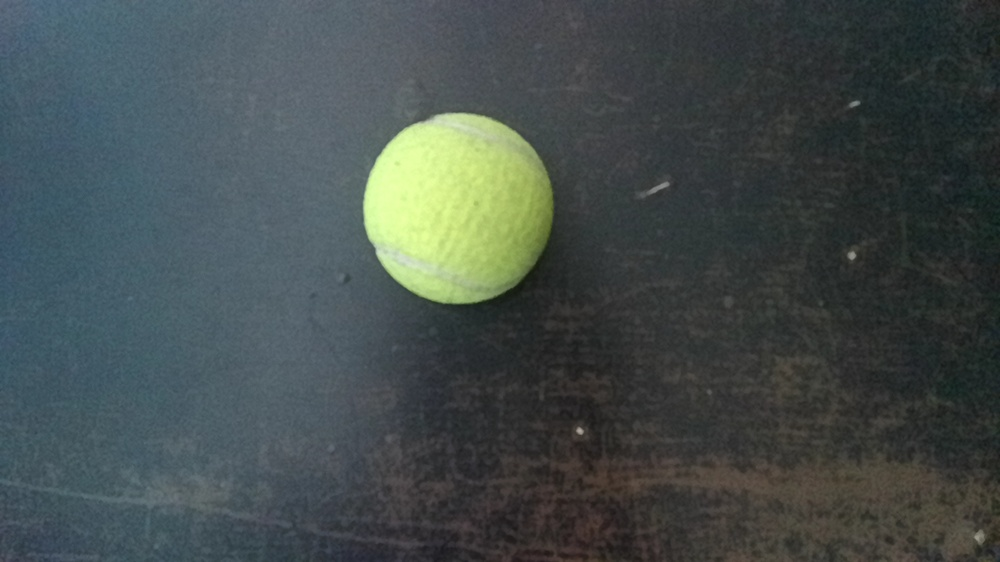
#> input picture chess/Ball1.jpg, 1000 x 562 px, shrunk from 1920 x 1080 before the run, found by its file name
$ python integralimagefeed.py
#> lines starting #> are read from the running program, lines starting #| are printed output that depends on the picture; after the words box and inside, x2 and y2 are one past the last pixel; in counts of white or black regions, pixels touching at a corner belong together
import cv2
import numpy as np
import matplotlib.pyplot as plt

def compute_integral_image(img_bw):
    # Initialize integral image
    integral_img = np.zeros_like(img_bw, dtype=np.int32)

    # Compute integral image
    integral_img[0, 0] = img_bw[0, 0]
    for i in range(1, img_bw.shape[0]):
        integral_img[i, 0] = integral_img[i - 1, 0] + img_bw[i, 0]
    for j in range(1, img_bw.shape[1]):
        integral_img[0, j] = integral_img[0, j - 1] + img_bw[0, j]
    for i in range(1, img_bw.shape[0]):
        for j in range(1, img_bw.shape[1]):
            integral_img[i, j] = (integral_img[i - 1, j] + integral_img[i, j - 1] -
                                  integral_img[i - 1, j - 1] + img_bw[i, j])
    return integral_img

def normalize(image):
    # Normalize the image
    image_normalized = (image - np.min(image)) / (np.max(image) - np.min(image)) * 255
    return image_normalized.astype(np.uint8)

def main():
    # Read the image
    img = cv2.imread('Ball1.jpg')
#> img is the input picture: shape (562, 1000, 3); mean B, G, R 76.1, 77.2, 68.1
    if img is None:
        print("Error: Could not read the image.")
        return

    # Compute integral image
    img_bw = cv2.cvtColor(img, cv2.COLOR_BGR2GRAY)
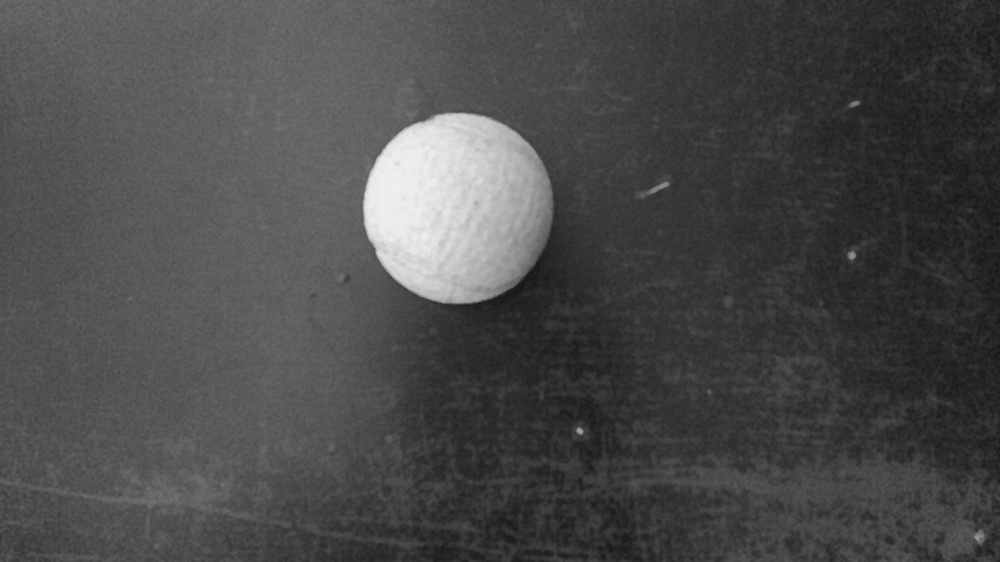
#> img_bw: shape (562, 1000); min 19, max 240, mean 74.4
    integral_img = compute_integral_image(img_bw)
#> in compute_integral_image, `integral_img[0, 0] = img_bw[0, 0]`:
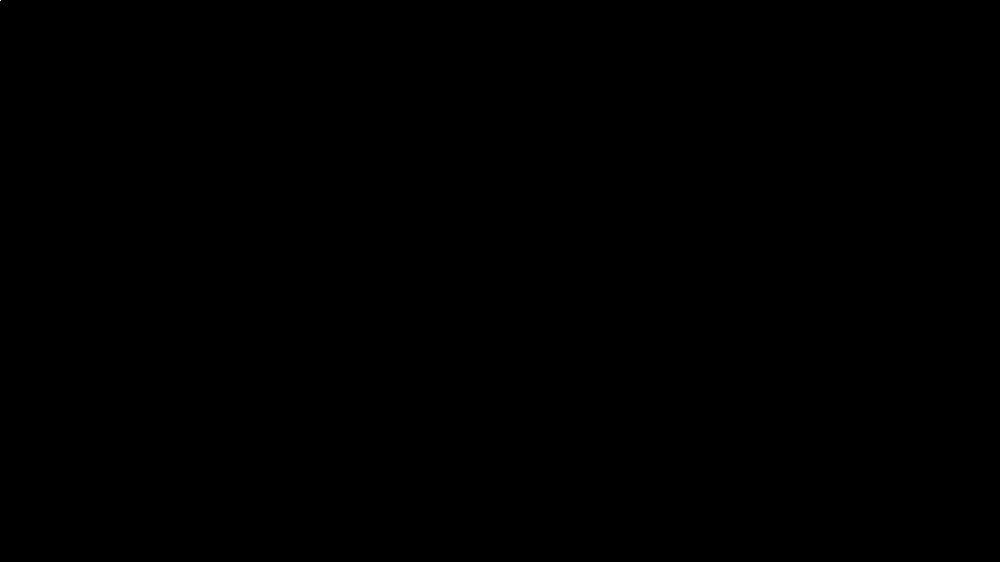
#> integral_img: shape (562, 1000) int32; values 0 (black) and 99 (white), 0% white in thin lines or dots, all inside (x1, y1, x2, y2) = (0, 0, 1, 1)
#> after the loop in compute_integral_image, `for i in range(1, img_bw.shape[0]):`:
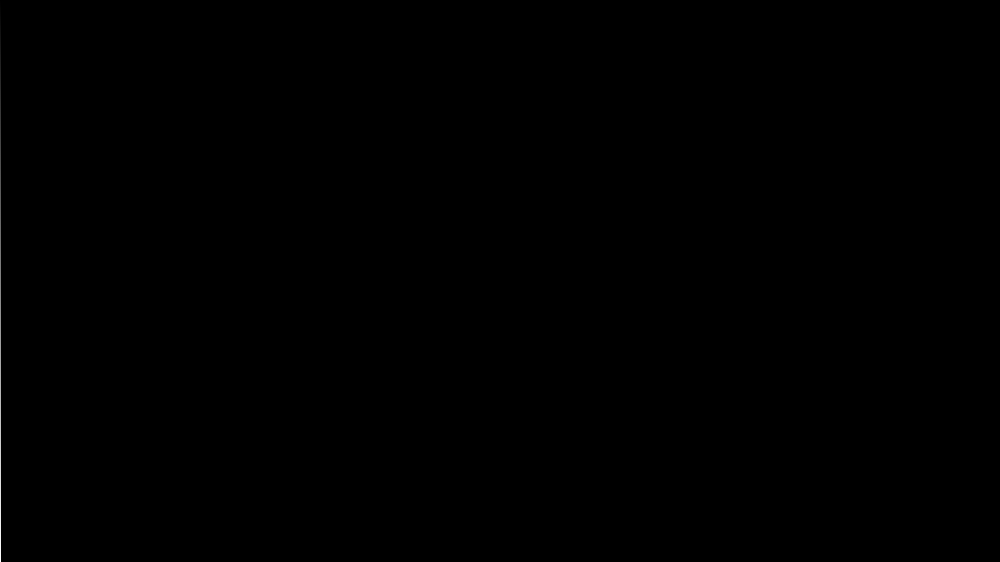
#> integral_img: shape (562, 1000) int32; 0.1% of pixels changed, all inside (x1, y1, x2, y2) = (0, 1, 1, 562); drawn with min black and max white
#> after the loop in compute_integral_image, `for j in range(1, img_bw.shape[1]):`:
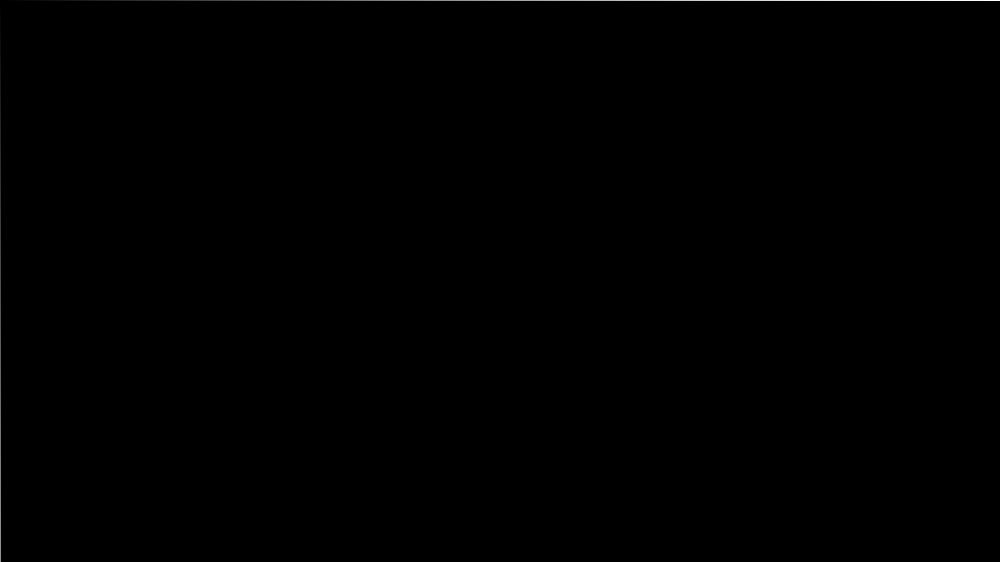
#> integral_img: shape (562, 1000) int32; 0.18% of pixels changed, all inside (x1, y1, x2, y2) = (1, 0, 1000, 1); drawn with min black and max white
#> after the loop in compute_integral_image, `for i in range(1, img_bw.shape[0]):`:
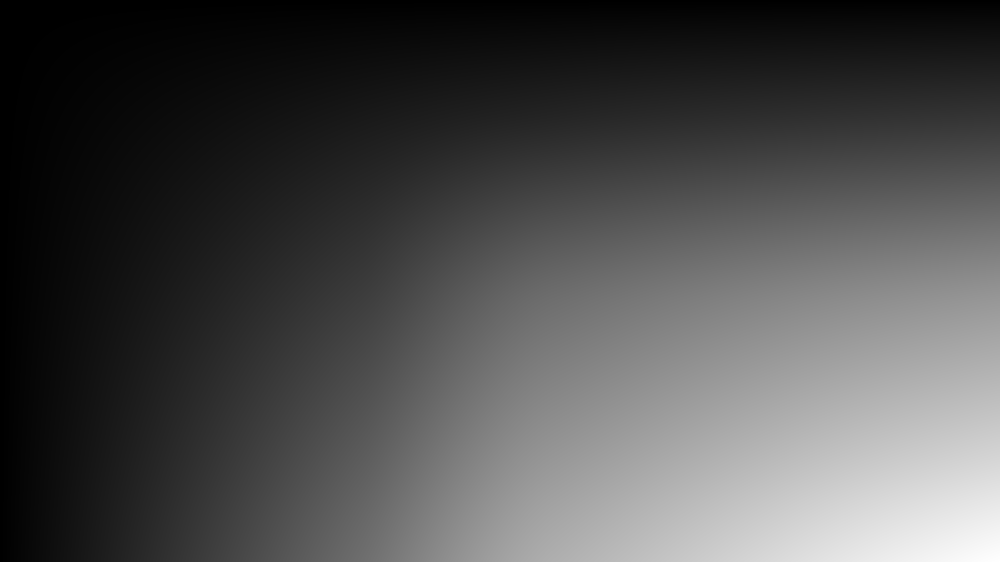
#> integral_img: shape (562, 1000) int32; min 99, max 41789781, mean 12627972.6; drawn with min black and max white

    # Print bottom-right 5x5 patch of the integral image
    print('Integral bottom right 5x5 patch:\n', integral_img[-5:, -5:])
#| Integral bottom right 5x5 patch:
#|  [[41460468 41482321 41503934 41525580 41547281]
#|  [41520093 41542005 41563676 41585376 41607126]
#|  [41580322 41602288 41624014 41645765 41667560]
#|  [41641247 41663263 41685037 41706832 41728668]
#|  [41702187 41724253 41746071 41767906 41789781]]

    # Normalize the integral image
    integral_normalized = normalize(integral_img)

    # Print bottom-right 5x5 patch of the normalized integral image
    print('Normalized bottom right 5x5 patch:\n', integral_normalized[-5:, -5:])
#| Normalized bottom right 5x5 patch:
#|  [[252 253 253 253 253]
#|  [253 253 253 253 253]
#|  [253 253 253 254 254]
#|  [254 254 254 254 254]
#|  [254 254 254 254 255]]

    # Display both original RGB image and integral image side by side
    fig, axes = plt.subplots(1, 2, figsize=(20, 10))

    # Display RGB image
    axes[0].imshow(cv2.cvtColor(img, cv2.COLOR_BGR2RGB))
    axes[0].set_title('RGB Image')
    axes[0].axis('off')

    # Display normalized integral image
    axes[1].imshow(integral_normalized, cmap='gray')
    axes[1].set_title('Normalized Integral Image')
    axes[1].axis('off')

    plt.show()
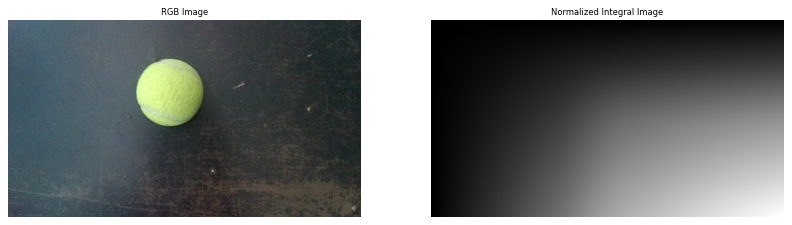
#> figure drawn by matplotlib, 2 panels

    # Save normalized integral image to a text file
    np.savetxt('normalized_integral_matrix.txt', integral_normalized, fmt='%d')

if __name__ == "__main__":
    main()

$ run again, with chess/Image_1.jpg copied over chess/Ball1.jpg
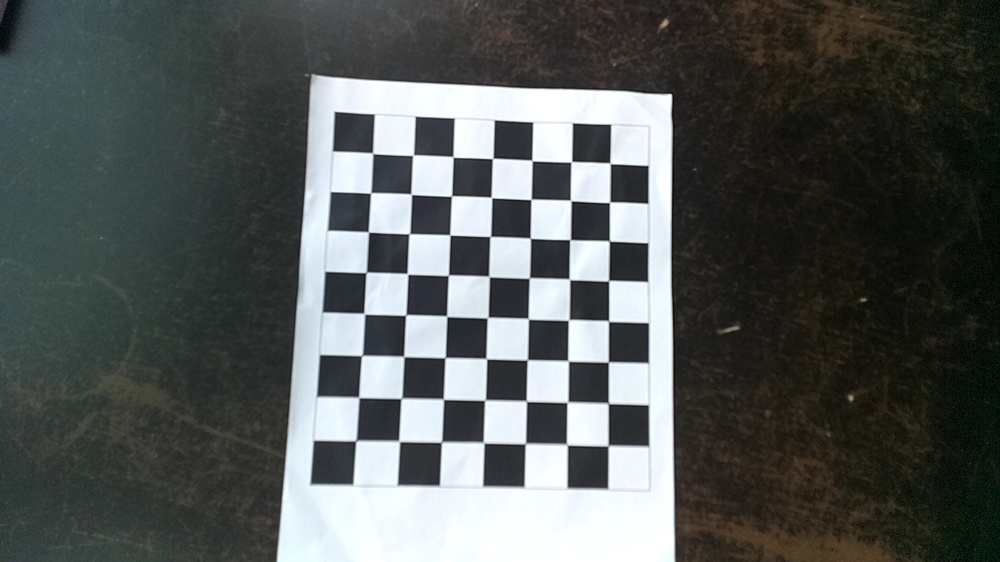
#> input picture chess/Image_1.jpg, 1000 x 562 px, shrunk from 1920 x 1080 before the run, found by its file name
#> in main, img is the input picture: shape (562, 1000, 3); mean B, G, R 87.9, 89.4, 84.9
#> after the loop in compute_integral_image, `for i in range(1, img_bw.shape[0]):`:
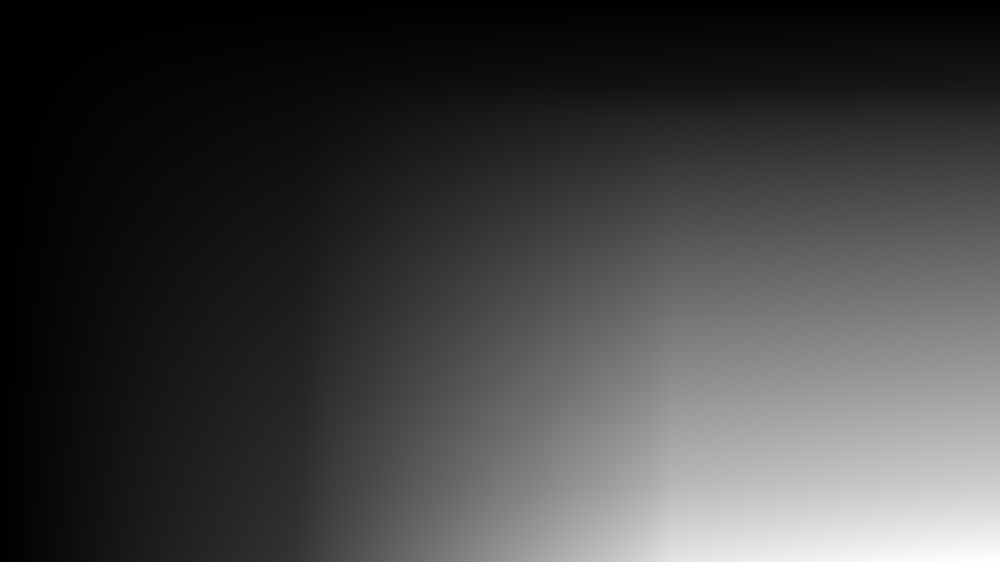
#> integral_img: shape (562, 1000) int32; min 60, max 49392972, mean 12609065.1; drawn with min black and max white
#| Integral bottom right 5x5 patch:
#|  [[48830612 48838803 48847397 48856010 48863632]
#|  [48962955 48971162 48979772 48988412 48996045]
#|  [49094989 49103213 49111839 49120512 49128157]
#|  [49227275 49235509 49244151 49252837 49260493]
#|  [49359681 49367921 49376584 49385294 49392972]]
#| Normalized bottom right 5x5 patch:
#|  [[252 252 252 252 252]
#|  [252 252 252 252 252]
#|  [253 253 253 253 253]
#|  [254 254 254 254 254]
#|  [254 254 254 254 255]]
#> in main, `plt.show()`:
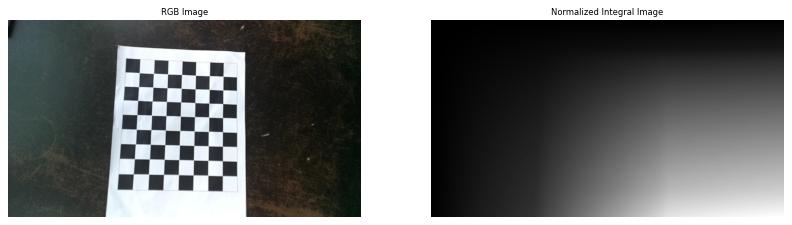
#> figure drawn by matplotlib, 2 panels

$ run again, with chess/Image_12.jpg copied over chess/Ball1.jpg
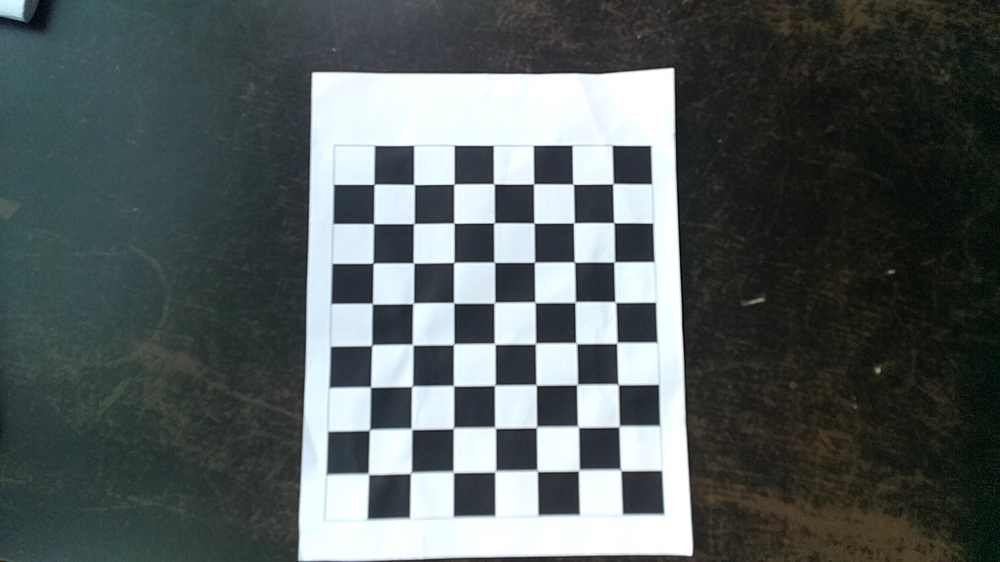
#> input picture chess/Image_12.jpg, 1000 x 562 px, shrunk from 1920 x 1080 before the run, found by its file name
#> in main, img is the input picture: shape (562, 1000, 3); mean B, G, R 93.8, 93.9, 86
#> after the loop in compute_integral_image, `for i in range(1, img_bw.shape[0]):`:
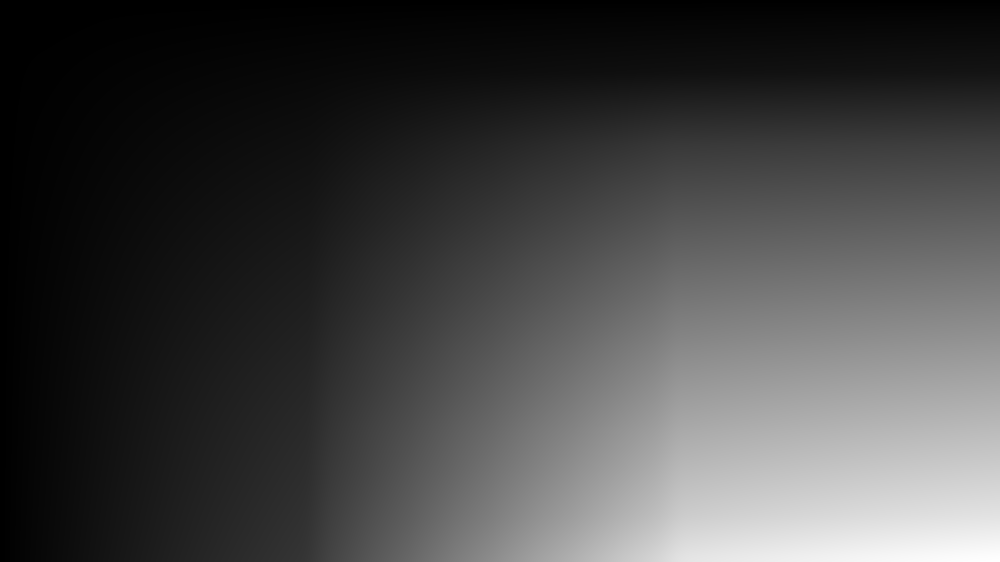
#> integral_img: shape (562, 1000) int32; min 236, max 51451570, mean 13673117.2; drawn with min black and max white
#| Integral bottom right 5x5 patch:
#|  [[51127485 51137285 51147636 51158801 51169039]
#|  [51208342 51218166 51228544 51239734 51249998]
#|  [51283937 51293773 51304162 51315383 51325664]
#|  [51351415 51361271 51371670 51382919 51393227]
#|  [51409670 51419544 51429955 51441235 51451570]]
#| Normalized bottom right 5x5 patch:
#|  [[253 253 253 253 253]
#|  [253 253 253 253 254]
#|  [254 254 254 254 254]
#|  [254 254 254 254 254]
#|  [254 254 254 254 255]]
#> in main, `plt.show()`:
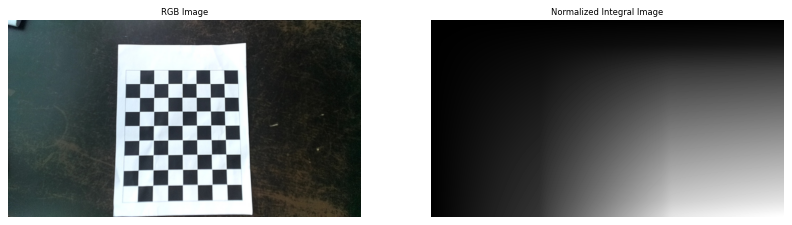
#> figure drawn by matplotlib, 2 panels

$ run again, with chess/Image_14.jpg copied over chess/Ball1.jpg
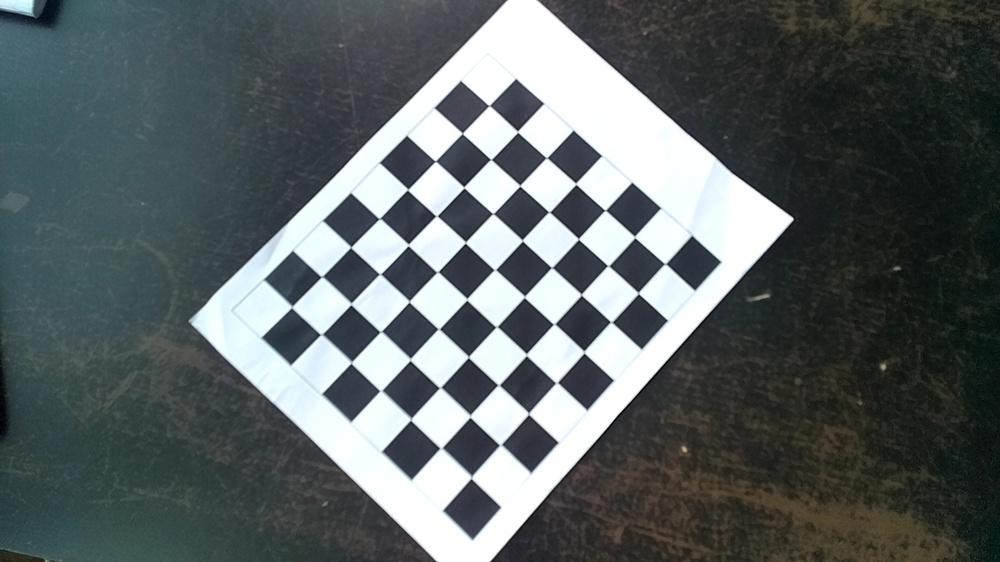
#> input picture chess/Image_14.jpg, 1000 x 562 px, shrunk from 1920 x 1080 before the run, found by its file name
#> in main, img is the input picture: shape (562, 1000, 3); mean B, G, R 99.9, 99.3, 91.3
#> after the loop in compute_integral_image, `for i in range(1, img_bw.shape[0]):`:
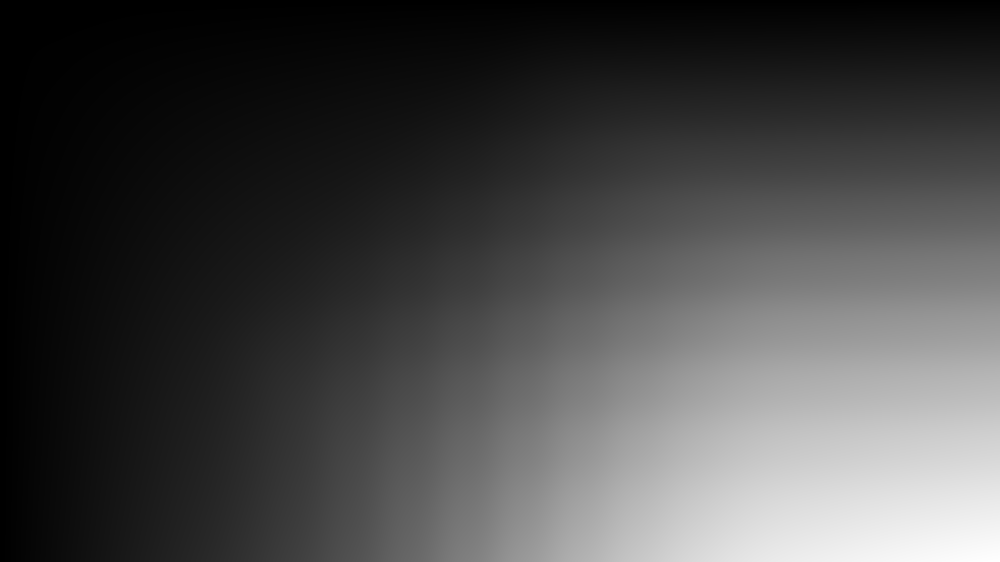
#> integral_img: shape (562, 1000) int32; min 234, max 54503133, mean 15086927.5; drawn with min black and max white
#| Integral bottom right 5x5 patch:
#|  [[54184414 54197051 54209767 54222946 54235499]
#|  [54251887 54264544 54277282 54290484 54303061]
#|  [54318793 54331461 54344220 54357448 54370045]
#|  [54385522 54398210 54410991 54424247 54436871]
#|  [54451698 54464402 54477205 54490489 54503133]]
#| Normalized bottom right 5x5 patch:
#|  [[253 253 253 253 253]
#|  [253 253 253 254 254]
#|  [254 254 254 254 254]
#|  [254 254 254 254 254]
#|  [254 254 254 254 255]]
#> in main, `plt.show()`:
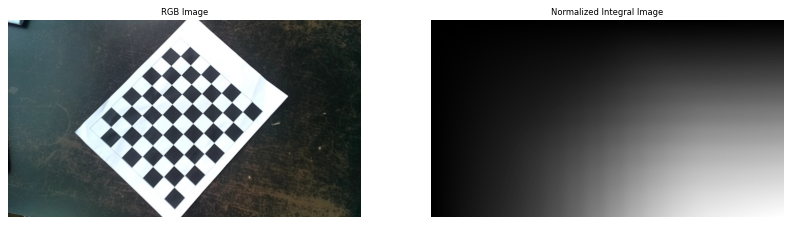
#> figure drawn by matplotlib, 2 panels
